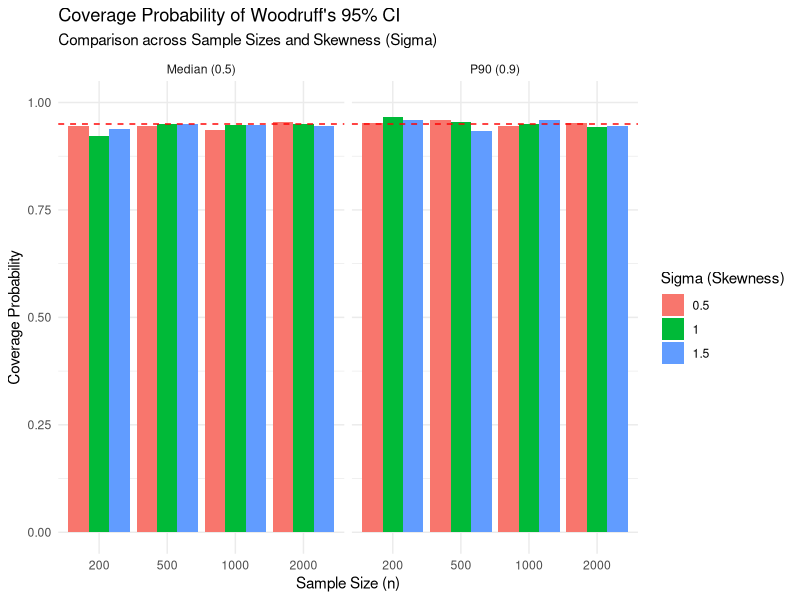
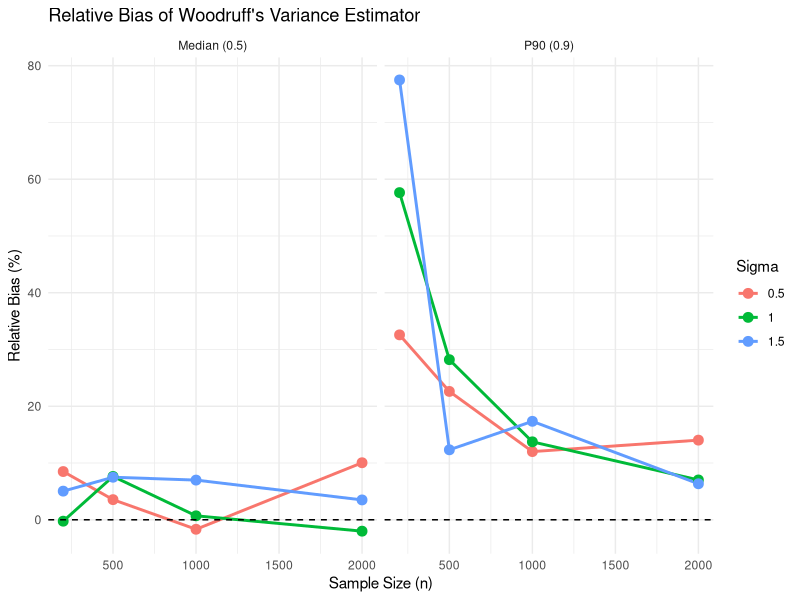

The R source for these figures, in order:
# Simulation for 4ST414 Semester Project
# Topic: Variance Estimation of Sample Quantiles using Woodruff's Method (Taylor Linearization)
# Author: František Pavlík (AI generated)

library(ggplot2)
library(dplyr)
library(tidyr)

# Set random seed for reproducibility
set.seed(42)

# --- Configuration ---
# Population size (for finite population correction - though often ignored in simple asymptotics, we keep it for strictness if needed)
N_pop <- 100000 
# Simulation parameters
R_replications <- 1000
sigmas <- c(0.5, 1.0, 1.5)  # Shape parameters for Log-Normal
sample_sizes <- c(200, 500, 1000, 2000)
quantiles_p <- c(0.5, 0.9)  # Median and 90th percentile

# Output directory for figures
if (!dir.exists("fig")) dir.create("fig")

# --- Helper Functions ---

# Theoretical True Values for Log-Normal(0, sigma)
# Quantile function: Q(p) = exp(mu + sigma * qnorm(p))
# Density at Q(p): f(Q(p)) = dlnorm(Q(p), mu, sigma)
get_true_quantile <- function(p, sigma) {
  exp(0 + sigma * qnorm(p))
}

get_true_density <- function(q, sigma) {
  dlnorm(q, meanlog = 0, sdlog = sigma)
}

# Asymptotic Variance (Infinite population approximation)
# Var(Q_hat) approx p(1-p) / (n * f(Q)^2)
get_asymptotic_variance <- function(n, p, sigma) {
  Q <- get_true_quantile(p, sigma)
  f <- get_true_density(Q, sigma)
  (p * (1 - p)) / (n * f^2)
}

# Woodruff's Method Implementation
woodruff_variance_est <- function(y, p, alpha = 0.05) {
  n <- length(y)
  
  # 1. Confidence interval for proportion p
  z <- qnorm(1 - alpha/2)
  margin_p <- z * sqrt(p * (1 - p) / n)
  
  p_L <- p - margin_p
  p_U <- p + margin_p
  
  # 2. Map to quantiles (indices)
  # Clamp indices to [1, n] to avoid errors
  idx_L <- max(1, floor(p_L * n))
  idx_U <- min(n, ceiling(p_U * n))
  
  y_sorted <- sort(y)
  
  Q_L <- y_sorted[idx_L]
  Q_U <- y_sorted[idx_U]
  
  # 3. Woodruff Interval
  # Interval is [Q_L, Q_U]. Len = 2 * z * SE
  # SE = Len / (2*z)
  # Var = SE^2
  
  implied_se <- (Q_U - Q_L) / (2 * z)
  return(implied_se^2)
}

# --- Main Simulation Loop ---

results <- data.frame()

cat("Starting Simulation...\n")

for (sigma in sigmas) {
  cat(sprintf("Processing Sigma = %.1f\n", sigma))
  
  # Pre-calculate true values
  true_Q_05 <- get_true_quantile(0.5, sigma)
  true_Q_09 <- get_true_quantile(0.9, sigma)
  
  # Theoretical Variances for n=1 (divide by n later)
  true_var_const_05 <- get_asymptotic_variance(1, 0.5, sigma)
  true_var_const_09 <- get_asymptotic_variance(1, 0.9, sigma)
  
  for (n in sample_sizes) {
    cat(sprintf("  Sample size n = %d\n", n))
    
    # Storage for this run
    ests_Q05 <- numeric(R_replications)
    ests_Q09 <- numeric(R_replications)
    vars_woodruff_05 <- numeric(R_replications)
    vars_woodruff_09 <- numeric(R_replications)
    
    # Coverage counters
    cov_05 <- 0
    cov_09 <- 0
    
    for (r in 1:R_replications) {
      # Generate data
      sample_data <- rlnorm(n, meanlog = 0, sdlog = sigma)
      
      # 1. Point Estimates (sample quantiles)
      # type=7 is standard in R, but for large n differences are negligible
      q_hats <- quantile(sample_data, probs = c(0.5, 0.9))
      ests_Q05[r] <- q_hats[1]
      ests_Q09[r] <- q_hats[2]
      
      # 2. Woodruff Variance Estimates
      v_05 <- woodruff_variance_est(sample_data, 0.5)
      v_09 <- woodruff_variance_est(sample_data, 0.9)
      
      vars_woodruff_05[r] <- v_05
      vars_woodruff_09[r] <- v_09
      
      # 3. Check Coverage (using the estimated variance to build normal CI)
      # CI = Q_hat +/- z * sqrt(V_woodruff)
      # NOTE: Woodruff method actually gives the CI directly [Q_L, Q_U].
      # But usually we check if the LINEARIZED variance works in the standard Wald formula,
      # OR we check if the Woodruff interval itself covers true Q.
      # Zadani implies: "Coverage Probability: How many constructed 95% CIs cover Q_p"
      # The Woodruff interval IS the CI. Let's recalculate it or just use the variance approx for Wald CI.
      # Let's use Wald CI with Woodruff SE for consistency with "Variance Estimation" topic.
      
      SE_05 <- sqrt(v_05)
      CI_05 <- c(ests_Q05[r] - 1.96*SE_05, ests_Q05[r] + 1.96*SE_05)
      if (true_Q_05 >= CI_05[1] && true_Q_05 <= CI_05[2]) cov_05 <- cov_05 + 1
      
      SE_09 <- sqrt(v_09)
      CI_09 <- c(ests_Q09[r] - 1.96*SE_09, ests_Q09[r] + 1.96*SE_09)
      if (true_Q_09 >= CI_09[1] && true_Q_09 <= CI_09[2]) cov_09 <- cov_09 + 1
    }
    
    # --- Aggregate Results ---
    
    # True empirical variance of the estimator (Monte Carlo Variance)
    MC_Var_05 <- var(ests_Q05)
    MC_Var_09 <- var(ests_Q09)
    
    # Average Estimated Variance (Woodruff)
    Mean_Woodruff_Var_05 <- mean(vars_woodruff_05, na.rm=TRUE)
    Mean_Woodruff_Var_09 <- mean(vars_woodruff_09, na.rm=TRUE)
    
    # Relative Bias of Variance Estimator
    RB_05 <- (Mean_Woodruff_Var_05 - MC_Var_05) / MC_Var_05
    RB_09 <- (Mean_Woodruff_Var_09 - MC_Var_09) / MC_Var_09
    
    # Coverage Probability
    CP_05 <- cov_05 / R_replications
    CP_09 <- cov_09 / R_replications
    
    # Store
    results <- rbind(results, data.frame(
      Sigma = sigma,
      n = n,
      Quantile = "Median (0.5)",
      True_Q = true_Q_05,
      MC_Var = MC_Var_05,
      Est_Var = Mean_Woodruff_Var_05,
      Rel_Bias_Pct = RB_05 * 100,
      Coverage = CP_05
    ))
    
    results <- rbind(results, data.frame(
      Sigma = sigma,
      n = n,
      Quantile = "P90 (0.9)",
      True_Q = true_Q_09,
      MC_Var = MC_Var_09,
      Est_Var = Mean_Woodruff_Var_09,
      Rel_Bias_Pct = RB_09 * 100,
      Coverage = CP_09
    ))
  }
}

# --- Saving Results ---

write.csv(results, "results_simulation.csv", row.names = FALSE)
print(results)

# --- Visualization ---

# 1. Coverage Plot
p1 <- ggplot(results, aes(x = factor(n), y = Coverage, fill = factor(Sigma))) +
  geom_bar(stat = "identity", position = "dodge") +
  geom_hline(yintercept = 0.95, linetype = "dashed", color = "red") +
  facet_wrap(~Quantile) +
  labs(title = "Coverage Probability of Woodruff's 95% CI",
       subtitle = "Comparison across Sample Sizes and Skewness (Sigma)",
       x = "Sample Size (n)",
       y = "Coverage Probability",
       fill = "Sigma (Skewness)") +
  theme_minimal() +
  ylim(0, 1)

ggsave("fig/plot_coverage.png", p1, width = 8, height = 6)

# 2. Relative Bias Plot
p2 <- ggplot(results, aes(x = n, y = Rel_Bias_Pct, color = factor(Sigma))) +
  geom_line(size = 1) +
  geom_point(size = 3) +
  facet_wrap(~Quantile) +
  geom_hline(yintercept = 0, linetype = "dashed") +
  labs(title = "Relative Bias of Woodruff's Variance Estimator",
       x = "Sample Size (n)",
       y = "Relative Bias (%)",
       color = "Sigma") +
  theme_minimal()

ggsave("fig/plot_bias.png", p2, width = 8, height = 6)

cat("Simulation completed successfully.\n")
